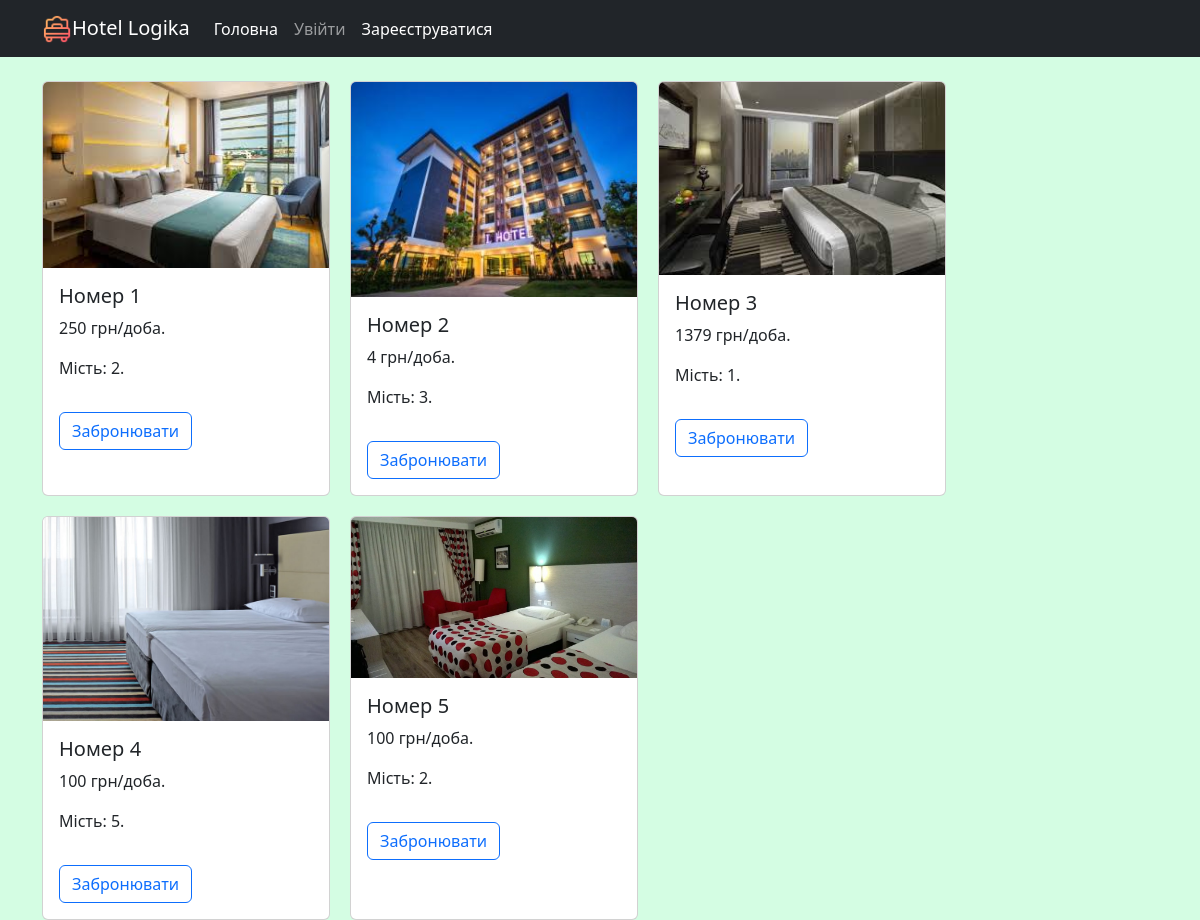
Before: / with the older database file.
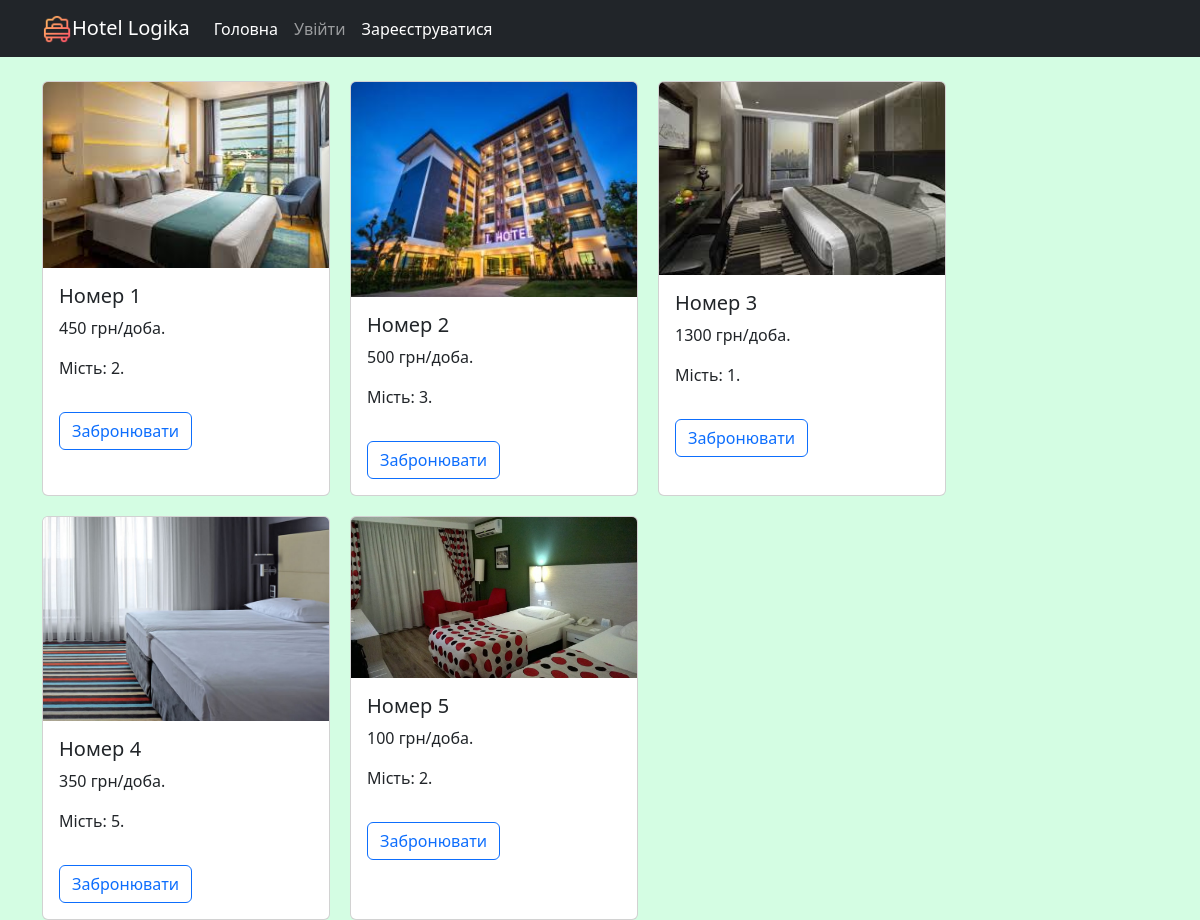
After: the same page with the newer database file.
### reservation/models.py (models this page shows, shortened)
class Room(models.Model):
    number = models.PositiveIntegerField()
    description = models.TextField(null=True, blank=True)
    place = models.PositiveIntegerField(default=1)
    price = models.PositiveIntegerField()
    image = models.ImageField(upload_to='rooms_image')
    type_room = models.ForeignKey(TypeRoom, on_delete=models.CASCADE)
    class Meta:
        ordering = ['number']  # Сортування за ціною
        verbose_name = "room"  # Назва в однині в адмінці
        verbose_name_plural = "Rooms" #Назва в множині

### reservation/views.py (the view)
# urls.py: path('', room_list, name='room-list'),
def room_list(request):
    rooms = Room.objects.all()
    context = {
        'rooms': rooms
    }
    return render(request, template_name='room_list.html', context=context)

### templates/room_list.html
{% extends 'base.html'%}
{% block content %}
<div class='room-list'>
    {% for room in rooms %}
        <div class="card" style="width: 18rem;">
            <img src="{{ room.image.url }}" class="card-img-top">
            <div class="card-body">
                <h5 class="card-title">Номер {{ room.number }}</h5>
                <p class="card-text">{{ room.price }} грн/доба.</p>
                <p class="card-text">Мість: {{ room.place }}.</p>
                <a href="{% url 'booking' room.id %}" class="stretched-link btn btn-outline-primary mt-3">Забронювати</a>
            </div>
        </div>
    {% endfor %}
</div>
{% endblock %}

### templates/base.html (shortened to what this page needs)
<!DOCTYPE html>
<html lang="uk">
<head>
    <link href="https://cdn.jsdelivr.net/npm/bootstrap@5.3.6/dist/css/bootstrap.min.css" rel="stylesheet">
    {% load static %}
		<link rel="stylesheet" href="{% static 'css/style.css' %}">
</head>
<body>
{% include 'menu.html' %}
<div class="container mt-4">
    {% block content %}
    {% endblock %}
</div>
</body>
</html>

### templates/menu.html (shortened to what this page needs)
<nav class="navbar navbar-expand-lg navbar-dark bg-dark">
    <div class="container">
        <a class="navbar-brand" href="/">
            {% load static %}
            <img src="{% static 'img/logoHotel.png'%}" alt="Logo" width="30" height="30" class="d-inline-block align-text-top">Hotel Logika</a>
        <div class="collapse navbar-collapse" id="mainNavbar">
            <ul class="navbar-nav me-auto mb-10 mb-lg-0">
                <li class="nav-item">
                    <a class="nav-link active" href="/">Головна</a>
                </li>
                {% if user.is_authenticated %}
                    <a class="nav-link active" href="{% url 'logout-page' %}">Вийти</a>
                {% else %}
                    <a class="nav-link" href="{% url 'login-page' %}">Увійти</a>
                    <a class="nav-link active" href="{% url 'register-page' %}">Зареєструватися</a>
                {% endif %}
            </ul>
        </div>
    </div>
</nav>

### static/css/style.css (style rules this page uses)
body { background-color: #d4fde3; color: black; }
.room-list { display: flex; flex-wrap: wrap; gap: 20px; }

Changed rows visible on the page:
changed Room (number 1 of 5 on the later page): price "250" → "450"
changed Room (number 2 of 5 on the later page): price "4" → "500"
changed Room (number 3 of 5 on the later page): price "1379" → "1300"
changed Room (number 4 of 5 on the later page): price "100" → "350"
